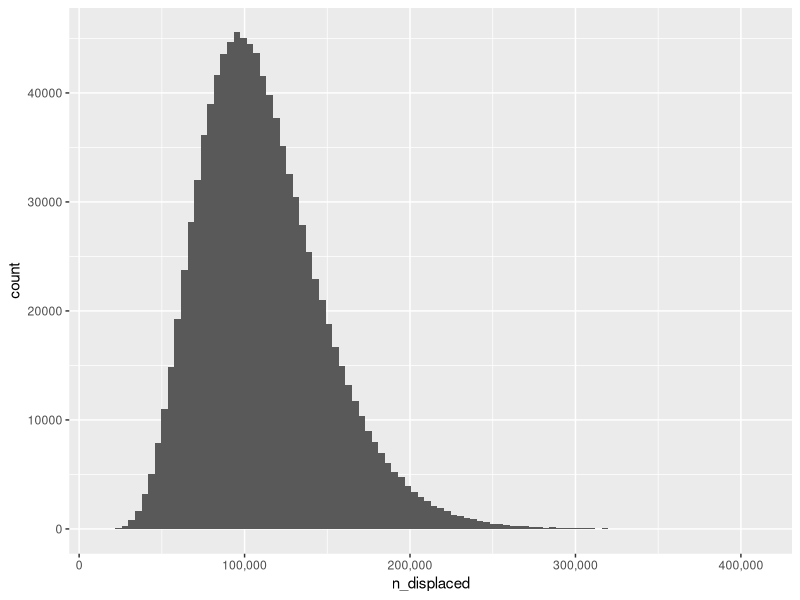

R code for this plot:
## ---- chunk 1
#| label: setup
#| include: false
very_wide <- 500
wide <- 136
narrow <- 76
options(width = narrow)
cache_images <- TRUE
set.seed(1)
## ---- chunk 2
qbeta(c(.025, .975), 14, 154)
## ---- chunk 3
qbeta(c(.025, .5, .975), 20.65, 3922.84)
## ---- chunk 4
sim <- tibble::tibble(
 n_adults = 255201250,
 prop_trans = rbeta(1000000, shape1 = 20.65, shape2 =  3922.84),
 prop_displaced = rbeta(1000000, shape1 = 14, shape2 = 154),
 n_displaced = n_adults * prop_trans * prop_displaced
)
## ---- chunk 5
library(ggplot2)
ggplot(sim, aes(n_displaced)) + 
  geom_histogram(bins = 100) + 
  scale_x_continuous(labels = scales::label_comma())
## ---- chunk 6
mean(sim$n_displaced)
## ---- chunk 7
quantile(sim$n_displaced, c(.025, .975))
